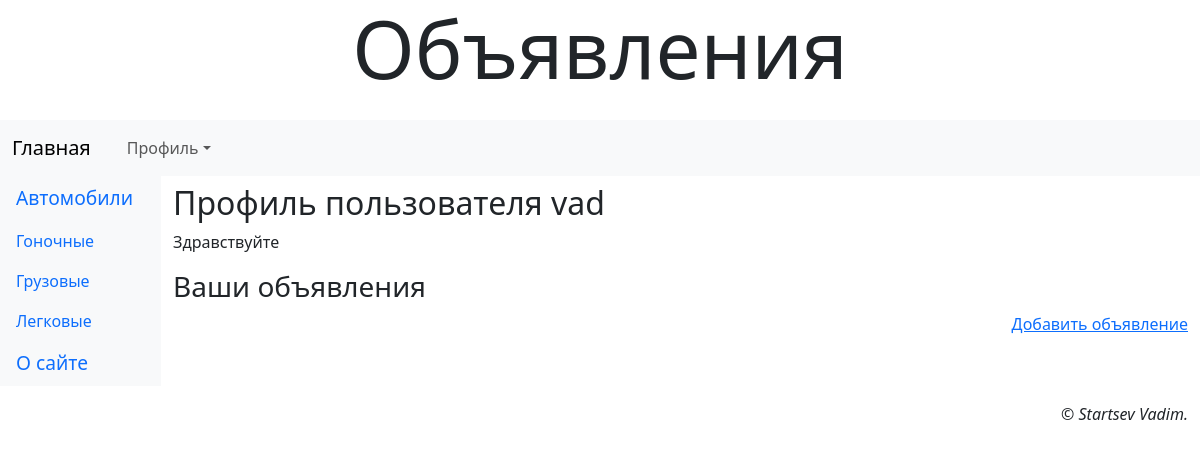
/accounts/profile/ (signed in), run on an earlier commit of the app's database.
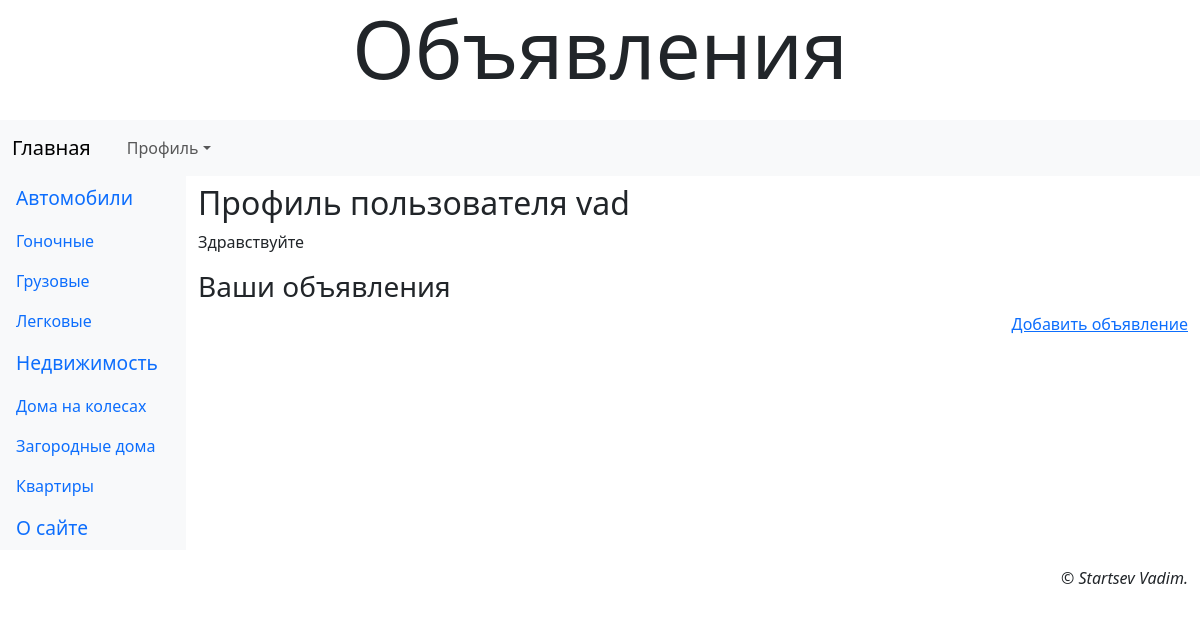
And on a later commit of the database.
### landing/models.py (models this page shows, shortened)
class Rubric(models.Model):
    name = models.CharField(max_length=20, unique=True, verbose_name='Название')
    order = models.SmallIntegerField(default=0, db_index=True, verbose_name='Порядок')
    super_rubric = models.ForeignKey('SuperRubric', on_delete=models.PROTECT, null=True, blank=True, verbose_name='Надрубрика')

class AdvUser(AbstractUser):
    is_activated = models.BooleanField(default=True, db_index=True,
                                       verbose_name='Прошел активацию')
    send_messages = models.BooleanField(default=True,
                                        verbose_name='Оповещения')
    class Meta(AbstractUser.Meta):
        pass

### landing/views.py (the view)
# urls.py: path('accounts/profile/', profile, name='profile'),
@login_required
def profile(request):
    bbs = Bb.objects.filter(author=request.user.pk)
    context = {'bbs': bbs}
    return render(request, 'main/profile.html', context)

### landing/models.py (called while the page is built)
    def get_queryset(self):
        return super().get_queryset().filter(super_rubric__isnull=False)

### landing/templates/main/profile.html (shortened to what this page needs)
{% extends 'layout/basic.html' %}
{% load django_bootstrap5 %}
{% load static %}
{% load thumbnail %}
{% block content %}
    <h2>Профиль пользователя {{ user.username }}</h2>
    {% if user.first_name and user.last_name %}
    <p>Здравствуйте, {{ user.first_name }} {{ user.last_name }}</p>
    {% else %}
    <p>Здравствуйте</p>
    {% endif %}
    <h3>Ваши объявления</h3>
    <div class="row row-cols-md-auto justify-content-end">
        <a href="{% url 'landing:profile_bb_add' %}">Добавить объявление</a>
    </div>
{% endblock %}

### landing/templates/layout/basic.html (shortened to what this page needs)
{% load django_bootstrap5 %}
{% load static %}
<!DOCTYPE html>
<head>
    {% bootstrap_css %}
    <link rel="stylesheet" type="text/css"
         href="{% static 'main/style.css' %}">
</head>
<body class="container-fluid">
    <header class="mb-4">
        <h1 class="display-1 text-center">Объявления</h1>
    </header>
    <nav class="row navbar navbar-expand-md bg-light">
        <div class="col container">
            <a class="navbar-brand"
                href="{% url 'landing:index' %}">Главная</a>
            <div class="collapse navbar-collapse justify-content-end"
                id="navbarNav">
                <div class="container">
                    <div class="navbar-nav ms-md-auto">
                        {% if user.is_authenticated %}
                        <div class="nav-item dropdown">
                            <a class="nav-link dropdown-toggle"
                                data-bs-toggle="dropdown" href="#">Профиль</a>
                        </div>
                        {% else %}
                        <a class="nav-link" href="{% url 'landing:register' %}">Регистрация</a>
                        <a class="nav-link" href="{% url 'landing:login' %}">Вход</a>
                        {% endif %}
                    </div>
                </div>
            </div>
        </div>
    </nav>
    <div class="row">
        <nav class="col-md-auto nav flex-column bg-light">
            {% for rubric in rubrics %}
                {% ifchanged rubric.super_rubric.pk %}
                <span class="nav-link root">{{ rubric.super_rubric.name }}</span>
                {% endifchanged %}
                <a class="nav-link" href="{% url 'landing:rubric_bbs' pk=rubric.pk %}">
                    {{ rubric.name }}
                </a>
            {% endfor %}
            <a class="nav-link root" href="{% url 'landing:other' page='about' %}">
                О сайте</a>
        </nav>
        <main class="col py-2">
            {% block content %}
            {% endblock %}
        </main>
    </div>
    <footer class="mt-3">
        <p class="text-end fst-italic">&copy; Startsev Vadim.</p>
    </footer>
</body>
</html>

### landing/static/main/style.css (style rules this page uses)
.root { font-size: larger; }

What changed in the data, as far as the page shows it:
added Rubric: super_rubric.name "Недвижимость", name "Дома на колесах"
added Rubric: name "Загородные дома"
added Rubric: name "Квартиры"
